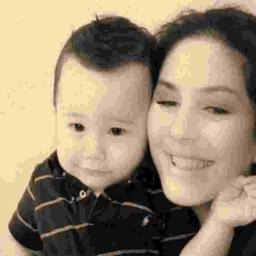
#> input picture Forensic/data/evidence.jpg, 256 x 256 px, found by its file name
$ python digital_eye.py
#> lines starting #> are read from the running program, lines starting #| are printed output that depends on the picture
# -*- coding: utf-8 -*-
"""Digital Eye.ipynb

Automatically generated by Colab.

Original file is located at
    https://colab.research.google.com/drive/1A58nJTc-15SBjXyW7aQyE6dJXwHFu11X

**Biblio Setup**
"""

import cv2
from google.colab.patches import cv2_imshow
import numpy as np

"""**Image Loading**"""

image = cv2.imread('evidence.jpg')
#> image is the input picture: shape (256, 256, 3); mean B, G, R 113.5, 137, 153.9
print(f"Image shape: {image.shape}")
#| Image shape: (256, 256, 3)

"""**Resizing**"""

scale_percent = 200
width = int(image.shape[1] * scale_percent / 100)
#> width = 512
height = int(image.shape[0] * scale_percent / 100)
#> height = 512
resized = cv2.resize(image, (width, height), interpolation=cv2.INTER_LANCZOS4)
resized

"""**Grayscale**"""

gray_image = cv2.cvtColor(image, cv2.COLOR_BGR2GRAY)
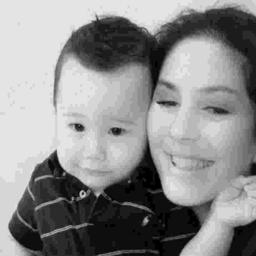
#> gray_image: shape (256, 256); min 0, max 237, mean 139.4
gray_image

"""**Save**"""

cv2.imwrite('processed_evidence.jpg', gray_image)

"""**Canny Edge Detection**"""

edges = cv2.Canny(gray_image, 100, 200)
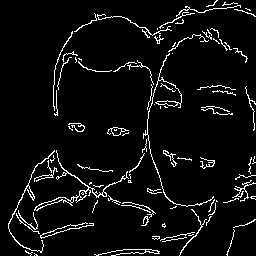
#> edges: shape (256, 256); 5.6% white in thin lines or dots

print("Original:")
cv2_imshow(image)

print("Edges Only:")
cv2_imshow(edges)
cv2.waitKey(0)

$ run again, with Forensic/data/crime_scene.jpg copied over Forensic/data/evidence.jpg
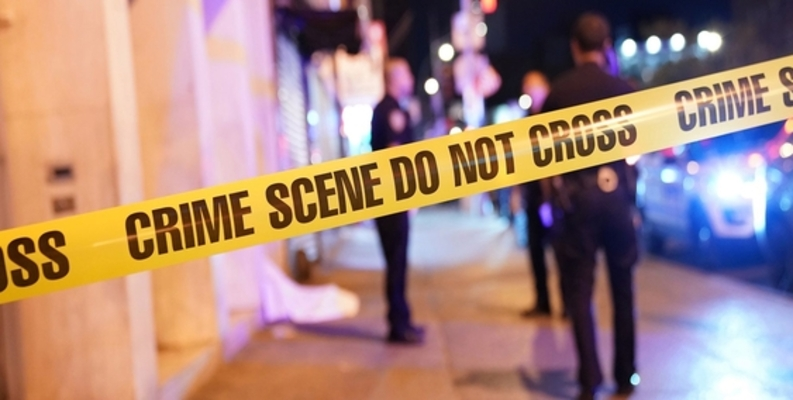
#> input picture Forensic/data/crime_scene.jpg, 793 x 400 px, found by its file name
#> image is the input picture: shape (400, 793, 3); mean B, G, R 126.3, 134.3, 166.1
#| Image shape: (400, 793, 3)
#> `gray_image = cv2.cvtColor(image, cv2.COLOR_BGR2GRAY)`:
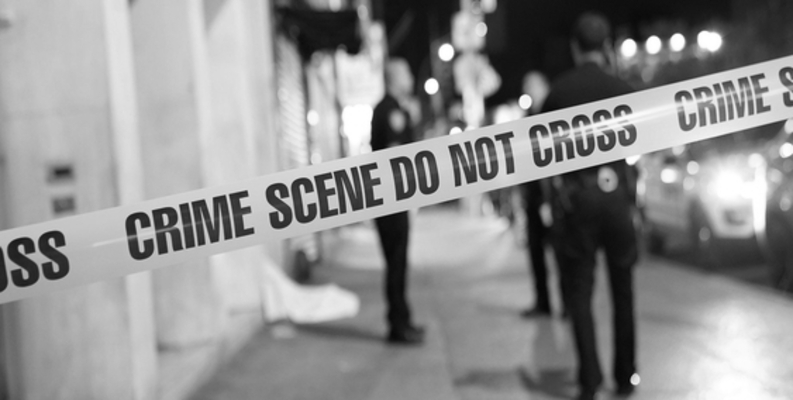
#> gray_image: shape (400, 793); min 4, max 255, mean 142.9
#> `edges = cv2.Canny(gray_image, 100, 200)`:
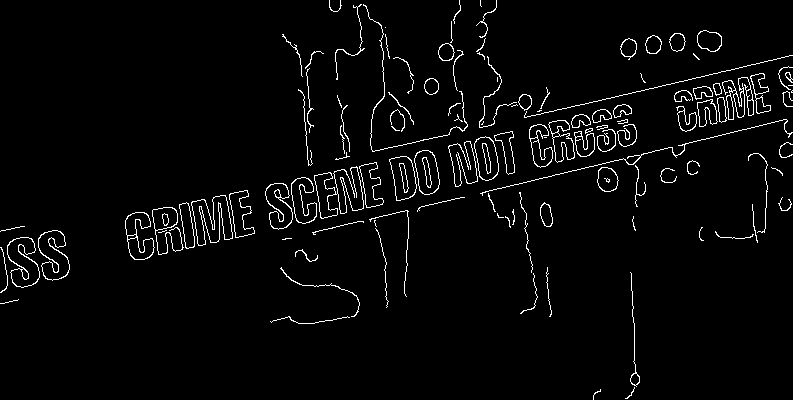
#> edges: shape (400, 793); 3.1% white in thin lines or dots

$ run again, with Forensic/data/footprint.jpg copied over Forensic/data/evidence.jpg
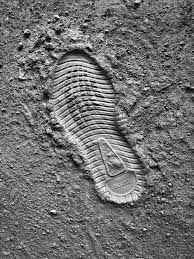
#> input picture Forensic/data/footprint.jpg, 194 x 259 px, found by its file name
#> image is the input picture: shape (259, 194, 3); min 0, max 255, mean 112.3
#| Image shape: (259, 194, 3)
#> `resized = cv2.resize(image, (width, height), interpolation=cv2.INTER_L..`:
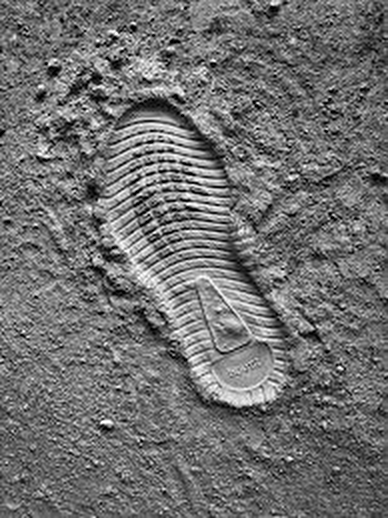
#> resized: shape (518, 388, 3); min 0, max 255, mean 112.3
#> `edges = cv2.Canny(gray_image, 100, 200)`:
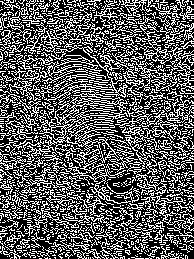
#> edges: shape (259, 194); 36.1% white in thin lines or dots
